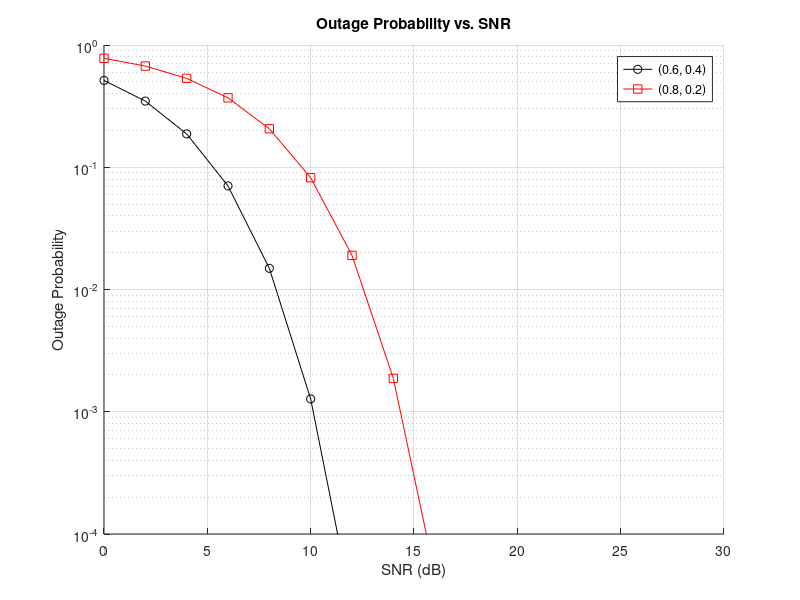

This figure's MATLAB source:
% MATLAB Code for Outage Probability vs. SNR Plot
clear;
clc;

% Parameters
SNR_dB = 0:2:30;               % SNR range in dB
SNR = 10.^(SNR_dB/10);         % Convert SNR from dB to linear scale
outage_threshold = 1;          % Outage threshold (change as per your model)
num_iterations = 1e5;          % Number of iterations for simulation

% Parameters for different cases
alpha_values = [0.6, 0.8];     % Values for parameter alpha
beta_values = [0.4, 0.2];      % Values for parameter beta

% Initialize results
outage_analytical = zeros(length(alpha_values), length(SNR));
outage_simulation = zeros(length(alpha_values), length(SNR));

% Loop through different alpha and beta values
for i = 1:length(alpha_values)
    alpha = alpha_values(i);
    beta = beta_values(i);

    % Analytical Outage Probability Calculation (example formula)
    for j = 1:length(SNR)
        % Replace the following with your analytical formula
        outage_analytical(i, j) = exp(-beta * SNR(j) / (alpha * outage_threshold));
    end

    % Simulation for Outage Probability
    for j = 1:length(SNR)
        snr_linear = SNR(j);
        outage_count = 0;

        for k = 1:num_iterations
            % Generate random channel gain (Rayleigh fading example)
            h = sqrt(0.5) * (randn + 1i * randn);
            received_snr = abs(h)^2 * snr_linear;

            % Check if the received SNR is below the threshold
            if received_snr < outage_threshold
                outage_count = outage_count + 1;
            end
        end
        outage_simulation(i, j) = outage_count / num_iterations;
    end
end

% Plotting
figure;
hold on;
markers = {'o', 's'};       % Markers for different curves
colors = {'k', 'r'};        % Colors for different curves

for i = 1:length(alpha_values)
    % Plot Analytical Results
    semilogy(SNR_dB, outage_analytical(i, :), '-', 'Color', colors{i}, ...
        'Marker', markers{i}, 'DisplayName', sprintf('(%.1f, %.1f)', alpha_values(i), beta_values(i)));

    % Plot Simulation Results
   % semilogy(SNR_dB, outage_simulation(i, :), '--', 'Color', colors{i}, ...
      %  'Marker', markers{i}, 'DisplayName', sprintf('Simulation (%.1f, %.1f)', alpha_values(i), beta_values(i)));
end

% Plot Formatting
xlabel('SNR (dB)');
xlim([0, 30]); 
ylabel('Outage Probability');
set(gca, 'YScale', 'log');   % Logarithmic scale for Y-axis
ylim([1e-4, 1]); 
%xlim([30, 0]); 
legend('show');
grid on;
title('Outage Probability vs. SNR');
hold off;
